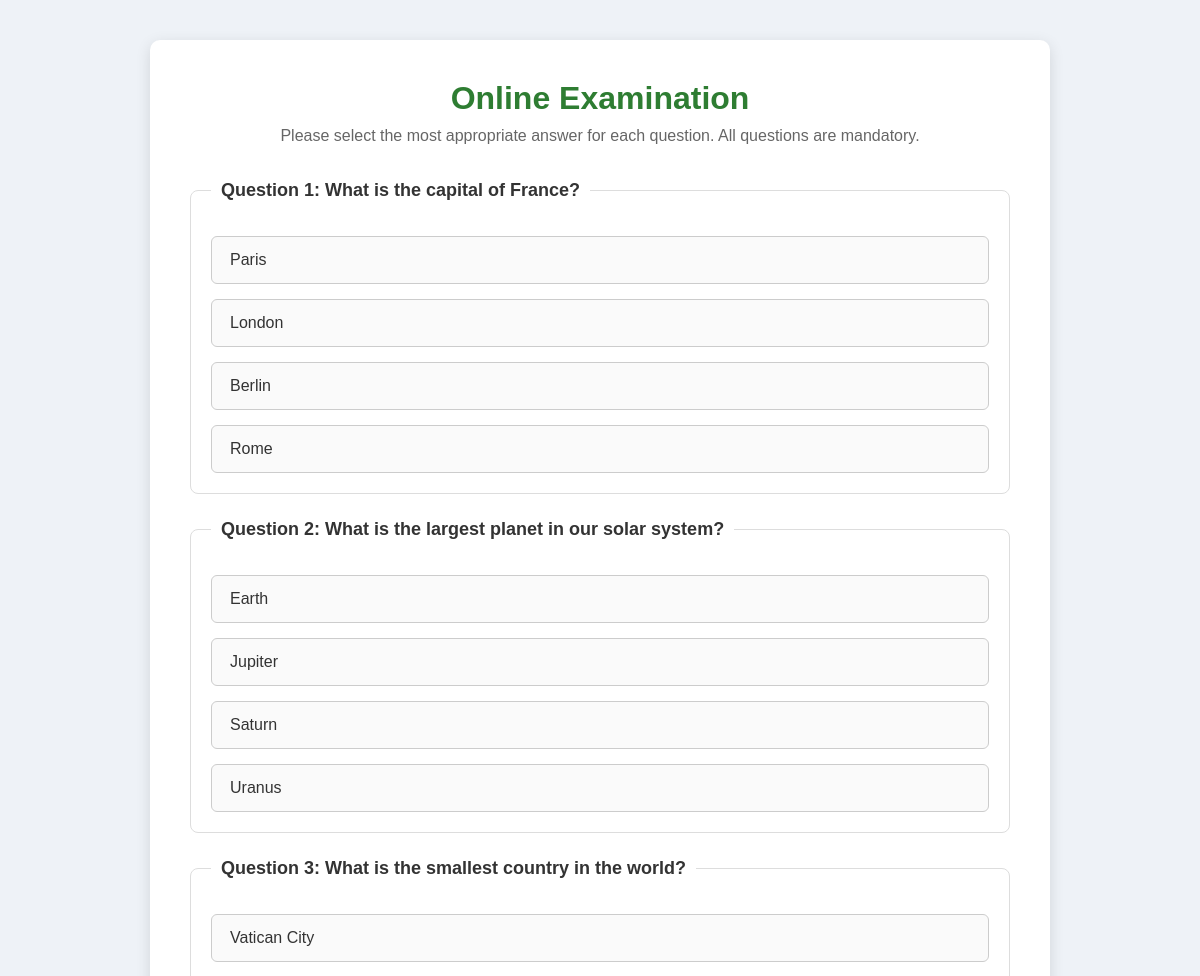
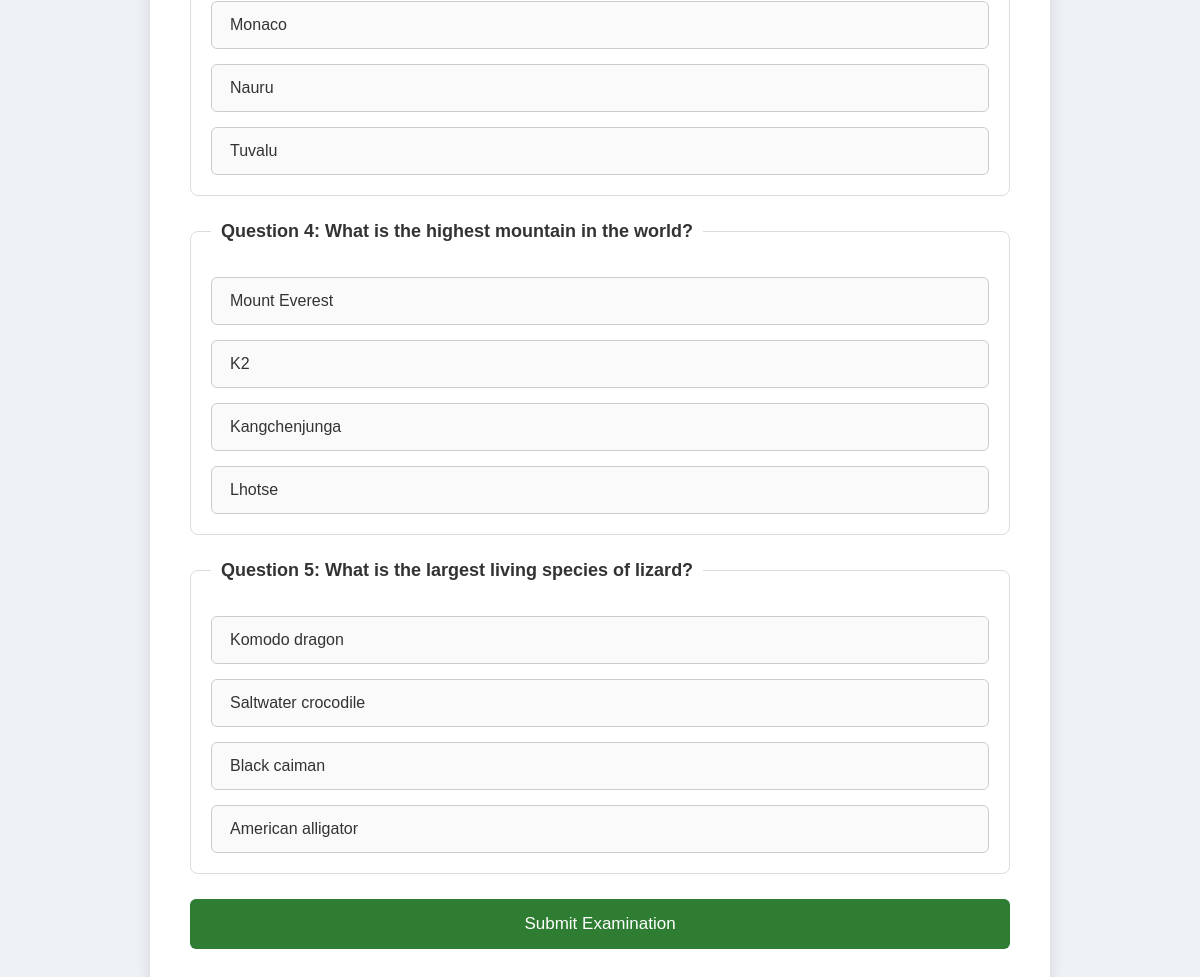
The app's page /exam (signed in) with its own data (2 pictures, top to bottom).
### app.py (models this page shows, shortened)
class Question(db.Model):
    id = db.Column(db.Integer, primary_key=True)
    text = db.Column(db.String(200), nullable=False)
    options = db.Column(db.String(300), nullable=False)
    answer = db.Column(db.String(100), nullable=False)

### app.py (the view, shortened to what this page needs)
@app.route("/exam")
def exam():
    questions = Question.query.all()
    return render_template(
        "exam.html",
        questions=questions
    )

### templates/exam.html (shortened to what this page needs)
<!DOCTYPE html>
<html lang="en">
<head>
</head>
<body>
<div class="container">
<h1>Online Examination</h1>
<p class="exam-info">
Please select the most appropriate answer for each question.
All questions are mandatory.
</p>
<form method="POST" action="{{ url_for('submit') }}">
{% for question in questions %}
<fieldset>
<legend>
Question {{ loop.index }}: {{ question.text }}
</legend>
{% set options = question.options.split(',') %}
{% for option in options %}
<div class="option">
<label for="{{ question.id }}_{{ loop.index }}">
{{ option }}
</label>
</div>
{% endfor %}
</fieldset>
{% endfor %}
<input
type="submit"
class="submit-btn"
value="Submit Examination">
</form>
</div>
</body>
</html>

### templates/exam.html (style rules this page uses)
* { margin:0; padding:0; box-sizing:border-box; font-family:Arial, Helvetica, sans-serif; }
body { background:#eef2f7; padding:40px; }
.container { max-width:900px; margin:auto; background:white; border-radius:10px; box-shadow:0 4px 15px rgba(0,0,0,.12); padding:40px; }
h1 { text-align:center; color:#2E7D32; margin-bottom:10px; }
.exam-info { text-align:center; color:#666; margin-bottom:35px; font-size:16px; }
fieldset { border:1px solid #ddd; border-radius:8px; margin-bottom:25px; padding:20px; }
legend { font-size:18px; font-weight:bold; color:#333; padding:0 10px; }
.option { margin-top:15px; }
.option label { display:block; padding:14px 18px; border:1px solid #ccc; border-radius:6px; cursor:pointer; transition:.25s; background:#fafafa; color:#333; }
.submit-btn { width:100%; padding:15px; background:#2E7D32; color:white; border:none; border-radius:6px; font-size:17px; cursor:pointer; transition:.3s; }

### records on screen
Question: text "What is the capital of France?", options "Paris" "London" "Berlin" "Rome"
Question: text "What is the largest planet in our solar system?", options "Earth" "Jupiter" "Saturn" "Uranus"
Question: text "What is the smallest country in the world?", options "Vatican City" "Monaco" "Nauru" "Tuvalu"
Question: text "What is the highest mountain in the world?", options "Mount Everest" "K2" "Kangchenjunga" "Lhotse"
Question: text "What is the largest living species of lizard?", options "Komodo dragon" "Saltwater crocodile" "Black caiman" "American alligator"
